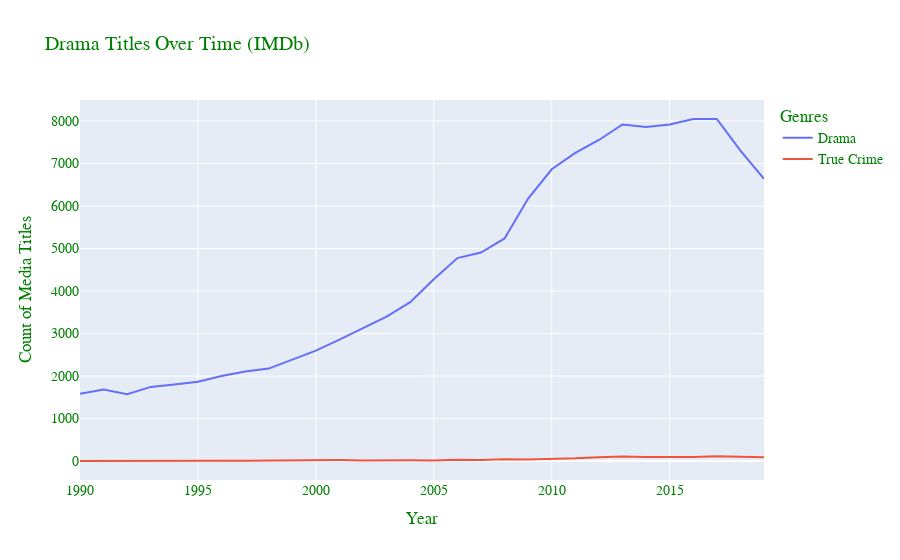

Notebook cell for this chart:
### Markdown cell above
It's obvious now that True Crime is a very small subset, even of only the documentaries genre itself.  From the previous charts, it's also clear that media content has grown quite a bit in general, including documentaries (and True Crime) since around year 2000. Documentaries is increasing overall, but this isn't an abnormal trend.

__How does Drama, the genre with the biggest portion of all titles, compare to "True Crime"? What about just "Crime"?__

### Code cell
genre_chart('Drama')
genre_chart('Crime')

### Figure 1 — Plotly figure (JSON) as saved in the notebook; plotly's stock layout.template omitted (floating-point values rounded to 4 significant figures)
{"data": [{"mode": "lines", "name": "Drama", "type": "scatter", "x": [1990, 1991, 1992, 1993, 1994, 1995, 1996, 1997, 1998, 1999, 2000, 2001, 2002, 2003, 2004, 2005, 2006, 2007, 2008, 2009, 2010, 2011, 2012, 2013, 2014, 2015, 2016, 2017, 2018, 2019], "y": [1581, 1686, 1571, 1745, 1799, 1865, 1999, 2106, 2175, 2386, 2599, 2858, 3123, 3400, 3739, 4278, 4775, 4905, 5236, 6175, 6863, 7248, 7552, 7917, 7857, 7918, 8045, 8046, 7302, 6637]}, {"mode": "lines", "name": "True Crime", "type": "scatter", "x": [1990, 1991, 1992, 1993, 1994, 1995, 1996, 1997, 1998, 1999, 2000, 2001, 2002, 2003, 2004, 2005, 2006, 2007, 2008, 2009, 2010, 2011, 2012, 2013, 2014, 2015, 2016, 2017, 2018, 2019], "y": [2, 5, 11, 6, 8, 6, 9, 6, 12, 13, 21, 23, 15, 22, 20, 16, 31, 26, 45, 40, 45, 66, 93, 106, 95, 87, 94, 114, 99, 92]}], "layout": {"font": {"color": "Green", "family": "Times New Roman", "size": 14}, "legend": {"title": {"text": "Genres"}}, "title": {"text": "Drama Titles Over Time (IMDb)"}, "xaxis": {"title": {"text": "Year"}}, "yaxis": {"title": {"text": "Count of Media Titles"}}}}
